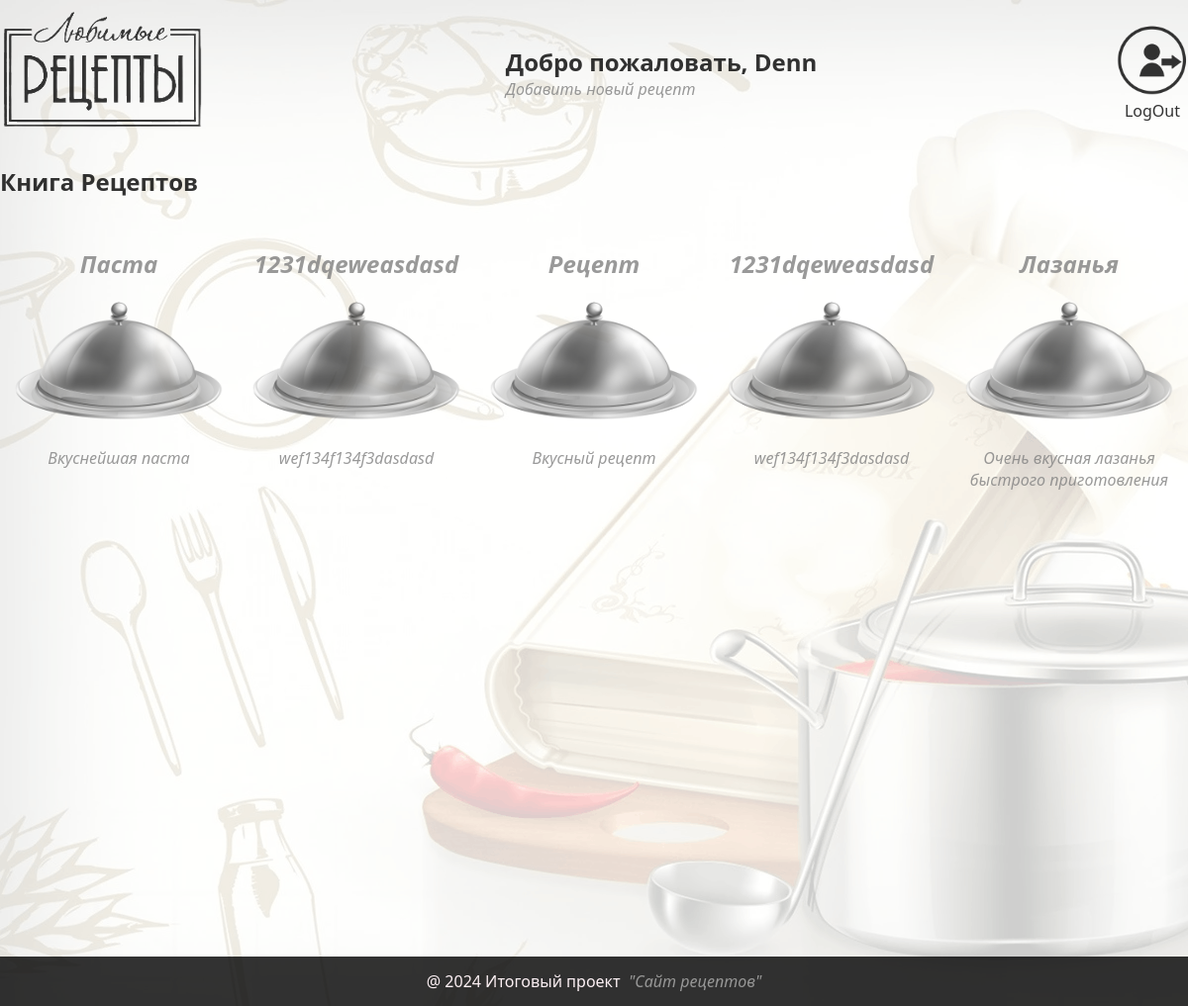
The app's page / (signed in) with its own data.
### recipesapp/models.py (models this page shows, shortened)
class Recipe(models.Model):
    name = models.CharField(max_length=100, blank=False)
    description = models.TextField(blank=False)
    steps = models.TextField(blank=False)
    cooking_time = models.IntegerField(blank=False)
    image = models.ImageField(upload_to='recipes_photo/', blank=True)
    author = models.CharField(max_length=50)

### recipesapp/views.py (the view)
# urls.py: path("", main_index, name='index'),
def main_index(request: HttpRequest):
    recipes = list(Recipe.objects.all())
    random_recipes = random.sample(recipes, min(len(recipes), 5))
    return render(request, 'recipesapp/main_index.html', {'recipes': random_recipes})

### recipesapp/templates/recipesapp/main_index.html (shortened to what this page needs)
{% extends 'recipesapp/base.html' %}
{% load static %}
{% block main %}
    <section class="main_block">
        <div class="fixed-container">
            <h1>Книга Рецептов </h1>
            <div class="recipes-short">
                {% for recipe in recipes %}
                    <a href="{% url 'recipesapp:detail_recipe' pk=recipe.pk %}">
                        <h2>{{ recipe.name }}</h2>
                        <br>
                        {% if not recipe.image %}
                            <img src="{% static 'img/default_img.png' %}" alt="img" height="120px">
                            {% else %}
                            <img src="{{ recipe.image.url }}" alt="img" height="120px">
                        {% endif %}
                        <br>
                        <br>
                        <p>{{ recipe.description }}</p>
                    </a>
                {% endfor %}
            </div>
        </div>
    </section>
{% endblock %}

### recipesapp/templates/recipesapp/base.html (shortened to what this page needs)
{% load static %}
<!DOCTYPE html>
<html lang="en">
<head>
    <link href="{% static 'css/stylesheet.css' %}" rel="stylesheet">
</head>
<body>
<header>
    <div class="fixed-container">
        <div class="main-image">
            <a title="На главную страницу" href="{% url 'recipesapp:index' %}">
                <img src="{% static 'img/main1.png' %}" alt="main-image" >
            </a>
        </div>
        {% if user.is_authenticated %}
            <div>
                <h2>Добро пожаловать, {{ user.username }}</h2>
                <p><a href="{% url 'recipesapp:add_recipe' %}">Добавить новый рецепт</a></p>
            </div>
            <div>
                <a href="{% url 'recipesapp:user_logout' %}" title="Выйти из профиля">
                    <img src="{% static 'img/logOut1.png' %}" alt="log-out" width="72px">
                </a>
            <p class="center">LogOut</p>
            </div>
        {% endif %}
    </div>
</header>
{% block main %}{% endblock %}
<footer>
    <div class="fixed-container">
        &#64 2024 Итоговый проект &nbsp; <a href="#" class= 'a-foot' title="О сайте"> "Сайт рецептов"</a>
    </div>
</footer>
</body>
</html>

### static/css/stylesheet.css (style rules this page uses)
* { font-family: "Segoe UI", system-ui, sans-serif; margin: 0; padding: 0; }
a { text-decoration: none; color: gray; font-style: italic; }
body { background-color: white; opacity: 0.8; }
header { max-width: 1200px; margin: auto; padding: 10px 0 30px 0; }
header > div { display: flex; justify-content: space-between; align-items: center; }
.fixed-container { max-width: 1200px; height: 100%; margin-left: auto; margin-right: auto; }
.main_block { height: 800px; max-width: 1200px; margin: auto; }
.recipes-short { display: flex; justify-content: space-between; margin: 40px 0 ; }
.recipes-short > a { width: 300px; align-content: space-between; max-height: 400px; text-align: center; padding: 10px 0; }
footer { background-color: black; color: #fff0f5; height: 50px; }
footer > div { display: flex; justify-content: center; align-items: center; }
.center { display: flex; justify-content: center; align-items: center; }

### records on screen
Recipe: name "Паста", image (placeholder picture), description "Вкуснейшая паста"
Recipe: name "1231dqeweasdasd", image (placeholder picture), description "wef134f134f3dasdasd"
Recipe: name "Рецепт", image (placeholder picture), description "Вкусный рецепт"
Recipe: name "1231dqeweasdasd", image (placeholder picture), description "wef134f134f3dasdasd"
Recipe: name "Лазанья", image (placeholder picture), description "Очень вкусная лазанья быстрого приготовления"

### other values on screen
{{ user.username }} "Denn"
